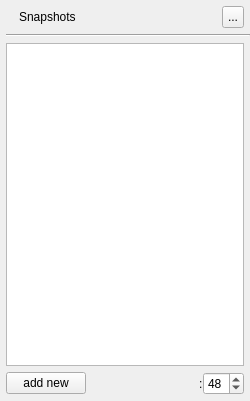
<?xml version="1.0" encoding="UTF-8"?>
<ui version="4.0">
 <class>panel_snapshots</class>
 <widget class="QWidget" name="panel_snapshots">
  <property name="geometry">
   <rect>
    <x>0</x>
    <y>0</y>
    <width>250</width>
    <height>401</height>
   </rect>
  </property>
  <property name="sizePolicy">
   <sizepolicy hsizetype="Preferred" vsizetype="Expanding">
    <horstretch>0</horstretch>
    <verstretch>1</verstretch>
   </sizepolicy>
  </property>
  <property name="surfaceRole" stdset="0">
   <string>panel</string>
  </property>
  <layout class="QVBoxLayout" name="layout_vertical_layout_2">
   <property name="spacing">
    <number>0</number>
   </property>
   <property name="leftMargin">
    <number>0</number>
   </property>
   <property name="topMargin">
    <number>0</number>
   </property>
   <property name="rightMargin">
    <number>0</number>
   </property>
   <property name="bottomMargin">
    <number>0</number>
   </property>
   <item>
    <widget class="QWidget" name="panel_snapshots_content" native="true">
     <property name="sizePolicy">
      <sizepolicy hsizetype="Expanding" vsizetype="Expanding">
       <horstretch>0</horstretch>
       <verstretch>0</verstretch>
      </sizepolicy>
     </property>
     <property name="surfaceRole" stdset="0">
      <string>panel</string>
     </property>
     <layout class="QVBoxLayout" name="layout_vertical_layout">
      <property name="spacing">
       <number>0</number>
      </property>
      <property name="leftMargin">
       <number>6</number>
      </property>
      <property name="topMargin">
       <number>6</number>
      </property>
      <property name="rightMargin">
       <number>0</number>
      </property>
      <property name="bottomMargin">
       <number>0</number>
      </property>
      <item>
       <layout class="QHBoxLayout" name="layout_header">
        <property name="spacing">
         <number>6</number>
        </property>
        <property name="rightMargin">
         <number>6</number>
        </property>
        <property name="bottomMargin">
         <number>6</number>
        </property>
        <item>
         <widget class="QLabel" name="label_snapshots_icon">
          <property name="sizePolicy">
           <sizepolicy hsizetype="Fixed" vsizetype="Preferred">
            <horstretch>0</horstretch>
            <verstretch>0</verstretch>
           </sizepolicy>
          </property>
          <property name="text">
           <string/>
          </property>
          <property name="pixmap">
           <pixmap>../../shared/icons/material/snapshot.svg</pixmap>
          </property>
          <property name="iconName" stdset="0">
           <string>snapshot</string>
          </property>
          <property name="iconSize" stdset="0">
           <number>20</number>
          </property>
         </widget>
        </item>
        <item>
         <widget class="QLabel" name="label_snapshots_title">
          <property name="text">
           <string>Snapshots</string>
          </property>
          <property name="scaledContents">
           <bool>true</bool>
          </property>
          <property name="margin">
           <number>0</number>
          </property>
          <property name="indent">
           <number>0</number>
          </property>
         </widget>
        </item>
        <item>
         <widget class="QToolButton" name="button_snapshots_options">
          <property name="toolTip">
           <string>Snapshot options</string>
          </property>
          <property name="minimumSize">
           <size>
            <width>22</width>
            <height>22</height>
           </size>
          </property>
          <property name="maximumSize">
           <size>
            <width>22</width>
            <height>22</height>
           </size>
          </property>
          <property name="text">
           <string>...</string>
          </property>
         </widget>
        </item>
       </layout>
      </item>
      <item>
       <widget class="Line" name="line_line">
        <property name="orientation">
         <enum>Qt::Orientation::Horizontal</enum>
        </property>
        <property name="separatorRole" stdset="0">
         <string>inset</string>
        </property>
       </widget>
      </item>
      <item>
       <widget class="QWidget" name="panel_snapshots_list" native="true">
        <property name="sizePolicy">
         <sizepolicy hsizetype="Expanding" vsizetype="Expanding">
          <horstretch>0</horstretch>
          <verstretch>0</verstretch>
         </sizepolicy>
        </property>
        <property name="minimumSize">
         <size>
          <width>0</width>
          <height>0</height>
         </size>
        </property>
        <property name="surfaceRole" stdset="0">
         <string>panel</string>
        </property>
        <layout class="QVBoxLayout" name="layout_vertical_layout_3">
         <property name="spacing">
          <number>0</number>
         </property>
         <property name="leftMargin">
          <number>0</number>
         </property>
         <property name="topMargin">
          <number>6</number>
         </property>
         <property name="rightMargin">
          <number>6</number>
         </property>
         <property name="bottomMargin">
          <number>0</number>
         </property>
         <item>
          <widget class="QListWidget" name="list_snapshots">
           <property name="sizePolicy">
            <sizepolicy hsizetype="Preferred" vsizetype="Expanding">
             <horstretch>0</horstretch>
             <verstretch>0</verstretch>
            </sizepolicy>
           </property>
           <property name="alternatingRowColors">
            <bool>true</bool>
           </property>
           <property name="selectionMode">
            <enum>QAbstractItemView::SelectionMode::SingleSelection</enum>
           </property>
          </widget>
         </item>
         <item alignment="Qt::AlignmentFlag::AlignTop">
          <widget class="QWidget" name="panel_snapshots_footer" native="true">
           <property name="surfaceRole" stdset="0">
            <string>panel</string>
           </property>
           <layout class="QHBoxLayout" name="layout_horizontal_layout">
            <property name="spacing">
             <number>0</number>
            </property>
            <property name="leftMargin">
             <number>0</number>
            </property>
            <property name="topMargin">
             <number>6</number>
            </property>
            <property name="rightMargin">
             <number>0</number>
            </property>
            <property name="bottomMargin">
             <number>6</number>
            </property>
            <item>
             <widget class="QPushButton" name="button_add_snapshot">
              <property name="toolTip">
               <string>Save this view and settings</string>
              </property>
              <property name="sizePolicy">
               <sizepolicy hsizetype="Fixed" vsizetype="Fixed">
                <horstretch>0</horstretch>
                <verstretch>0</verstretch>
               </sizepolicy>
              </property>
              <property name="text">
               <string>add new</string>
              </property>
             </widget>
            </item>
            <item>
             <spacer name="horizontalSpacer">
              <property name="orientation">
               <enum>Qt::Orientation::Horizontal</enum>
              </property>
              <property name="sizeHint" stdset="0">
               <size>
                <width>40</width>
                <height>20</height>
               </size>
              </property>
             </spacer>
            </item>
            <item>
             <widget class="QLabel" name="label_snapshot_size_icon">
              <property name="toolTip">
               <string>Snapshot preview size</string>
              </property>
              <property name="text">
               <string/>
              </property>
              <property name="pixmap">
               <pixmap>../../shared/icons/material/snapshot_size.svg</pixmap>
              </property>
              <property name="iconName" stdset="0">
               <string>snapshot_size</string>
              </property>
              <property name="iconSize" stdset="0">
               <number>20</number>
              </property>
             </widget>
            </item>
            <item>
             <widget class="QLabel" name="label_snapshot_size_separator">
              <property name="text">
               <string>:</string>
              </property>
             </widget>
            </item>
            <item>
             <widget class="QSpinBox" name="spin_snapshot_thumbnail_size">
              <property name="toolTip">
               <string>Snapshot preview size</string>
              </property>
              <property name="sizePolicy">
               <sizepolicy hsizetype="Fixed" vsizetype="Fixed">
                <horstretch>0</horstretch>
                <verstretch>0</verstretch>
               </sizepolicy>
              </property>
              <property name="minimum">
               <number>16</number>
              </property>
              <property name="maximum">
               <number>96</number>
              </property>
              <property name="singleStep">
               <number>16</number>
              </property>
              <property name="value">
               <number>48</number>
              </property>
             </widget>
            </item>
           </layout>
          </widget>
         </item>
        </layout>
       </widget>
      </item>
     </layout>
    </widget>
   </item>
  </layout>
 </widget>
 <resources/>
 <connections/>
</ui>
